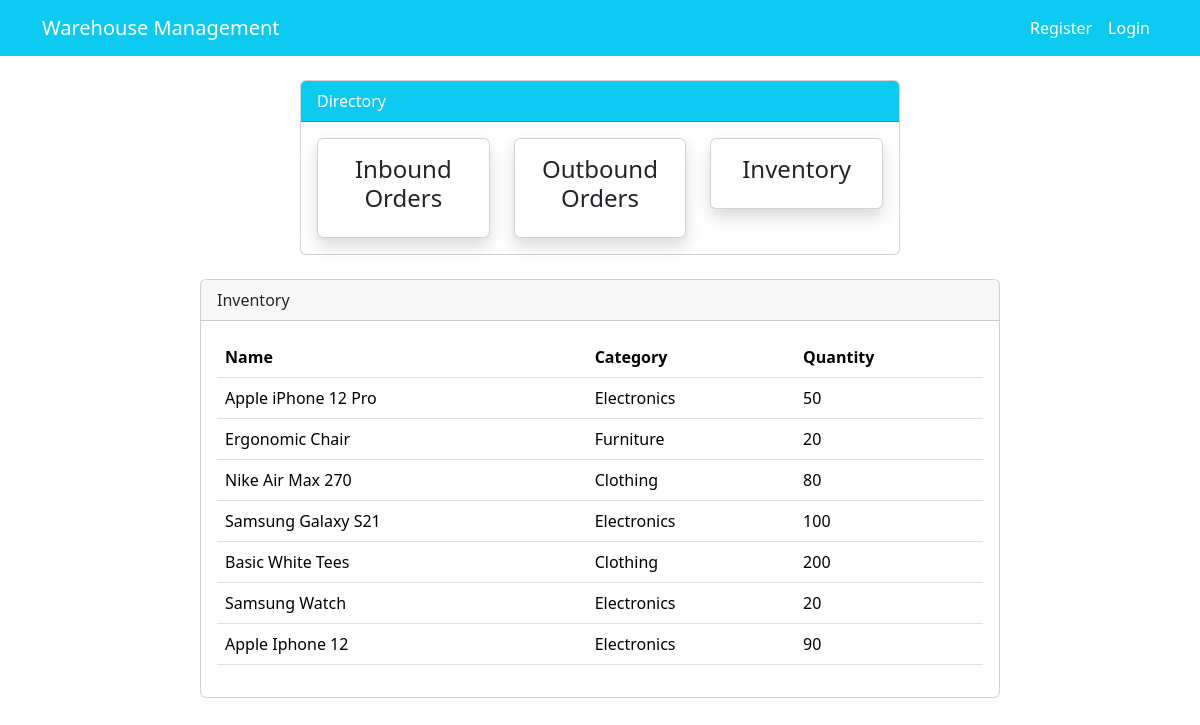
/main/inv, run on an earlier commit of the app's database.
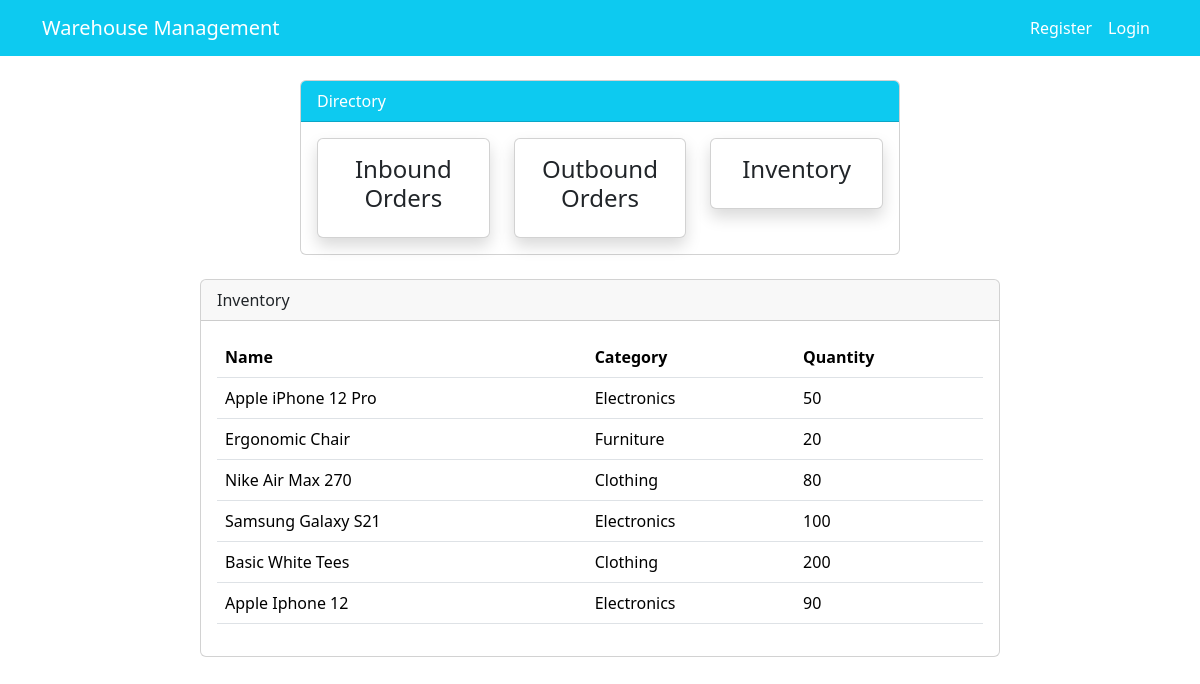
And on a later commit of the database.
### main_page/models.py (models this page shows, shortened)
class Product(models.Model):
    name = models.CharField(max_length=100, null =True)
    category = models.CharField(max_length=20, choices=category,null=True)
    quantity = models.PositiveIntegerField(null=True)
    sku = models.CharField(max_length=50,null=True)
    supplier = models.CharField(max_length=50,null=True)

### main_page/views.py (the view)
# urls.py: path("main/inv", views.staff_inventory, name = "staff_inventory"),
def staff_inventory(request):
    products = Product.objects.all()
    context ={
        "products": products,
    }
    return render(request,"main_page_templates/staff_inventory.html",context)

### templates/main_page_templates/staff_inventory.html (shortened to what this page needs)
{% extends "partials/base.html" %}
{% block content%}
{% include "main_page_templates/staff_index.html" %}
<br>
<div class="col-md-8 mx-auto">
    <div class="card">
        <div class="card-header">
            Inventory
        </div>
        <div class="card-body">
            <table class="table bg-white">
                <thead class="bg-info">
                    <tr class="text-white">
                        <th scope="col">Name</th>
                        <th scope="col">Category</th>
                        <th scope="col">Quantity</th>
                    </tr>
                </thead>
                <tbody>
                    {% for item in products %}
                    <tr>
                        <td>{{ item.name }}</td>
                        <td>{{ item.category }}</td>
                        <td>{{ item.quantity }}</td>
                    </tr>
                    {% endfor %}
                </tbody>
            </table>
        </div>
    </div>
</div>
{%endblock %}

What changed in the data, as far as the page shows it:
removed Product: name "Samsung Watch", category "Electronics", quantity "20"
